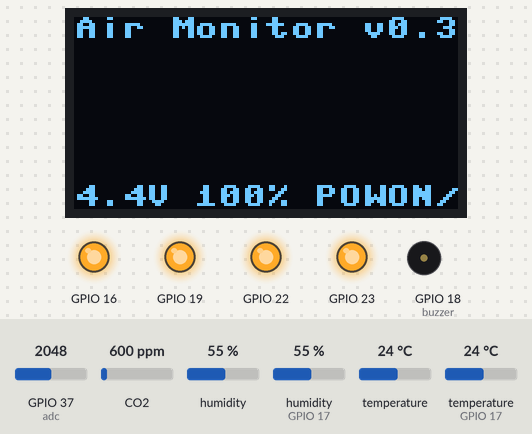
Recording of a program running on a simulated ESP32 board running MicroPython. Parts: 128×64 one-colour display, output pins drawn as LEDs (lit = HIGH), buzzer (waves = sounding). Inputs (shaded band) come from the test bench; at power-on: GPIO 37 (adc) = 2048, CO2 600 ppm, humidity (sensor on GPIO 17) 55 %, humidity 55 %, temperature 24 °C, temperature (sensor on GPIO 17) 24 °C (analog values on the 0–4095 scale). Library files of the repository ran but are not shown: ssd1306.py, pms5003.py, scd30.py.

Above: at 1.28 s.
1.3 s: GPIO 37 (adc) set to 1550
At 6.27 s:
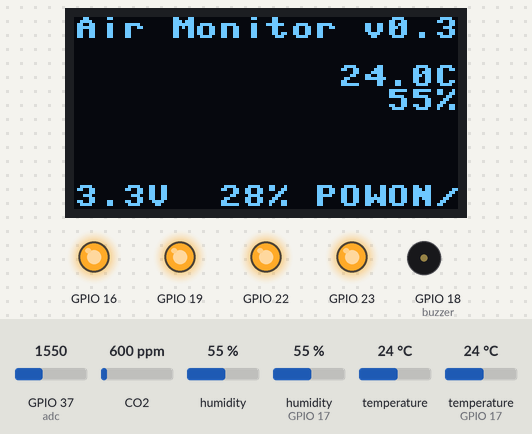
6.4 s: GPIO 37 (adc) set to 1432
At 10.43 s:
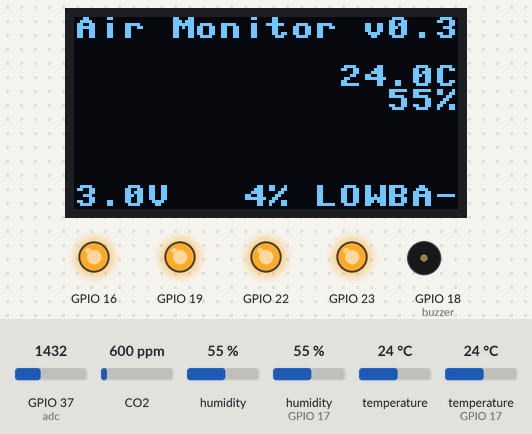
12.1 s: CO2 set to 452 ppm
At 14.58 s:
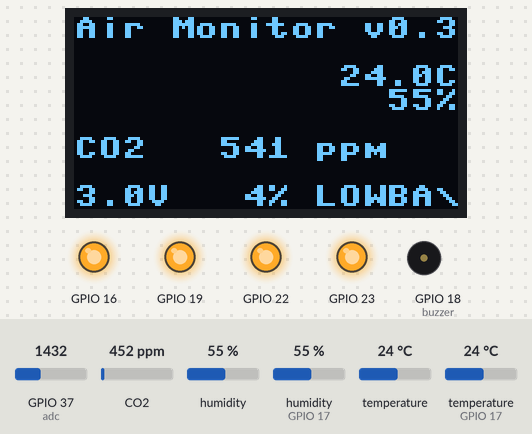
16.1 s: humidity (sensor on GPIO 17) set to 22 %
At 18.73 s:
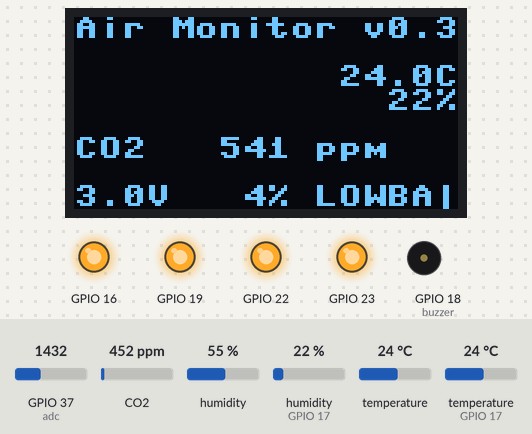
19.2 s: CO2 set to 1050 ppm
At 25.29 s:
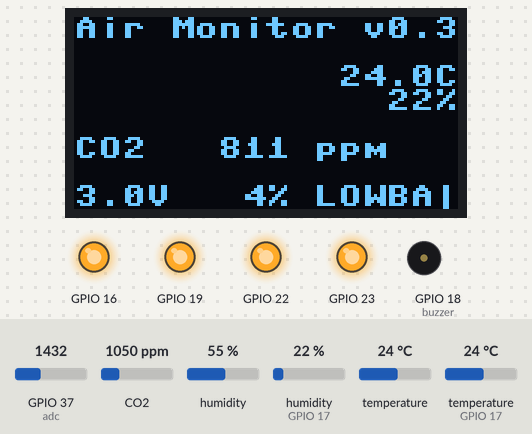
25.8 s: humidity (sensor on GPIO 17) set to 40 %
At 27.2 s:
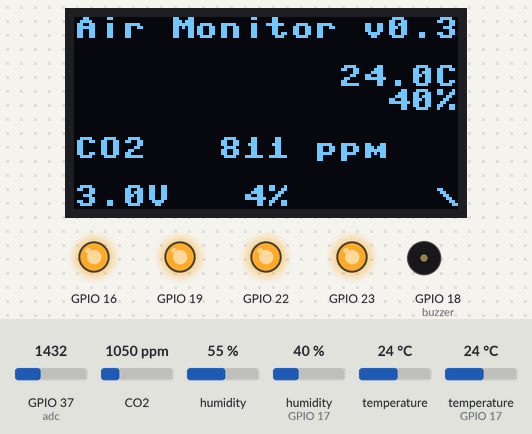
Timing chart, 0 to 28.8 s (numbered marks = the images above; inputs shaded):
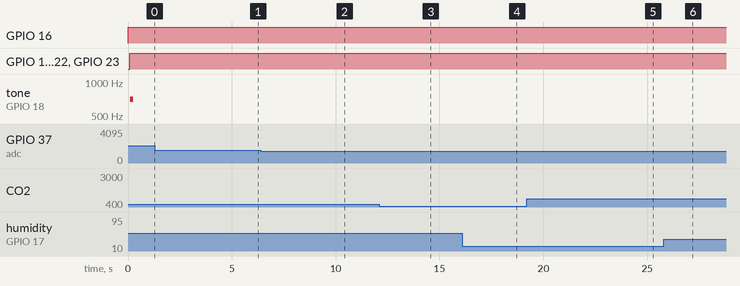

The program:

main.py
```python
"""
Air quality monitor in MicroPython using ESP32
"""
__author__ = 'Juerg Beringer'
__version__ = "0.3"

import math

import machine
import ssd1306
import dht
import uasyncio as asyncio
import pms5003
from scd30 import SCD30


# Configuration and display
smoke_corr_factor = 0.48
vbat_adccounts_per_V = 470
vbat_max = 4.05
vbat_min = 3.0
show_adc_counts = False


display_config = {
    # each entry is a triple (text,x_pos,y_pos), negative pos_x means right-aligned text
    'title': ('Air Monitor v%s' % __version__,0,0),
    'dht_temp': ('%4.1fC',-16,2),
    'dht_humidity': ('%3.0f%%',-16,3),
    'dewpoint': ('dew %4.1fC',-16,4),
    'aqi': ('AQI   %3.0f', 0,2),
    'aqismoke': ('Smoke %3.0f', 0,3),
    'pms_25': ('%3i ug/m3',0,6),
    'pms': ('%3i / %3i ug/m3',0,4),
    'co2': ('CO2 %5.0f ppm',0,5),
    'vbat': ('%3.1fV %3i%%',0,7),
    'msg': ('%-6s', 10, 7),
    'adc': ('adc %i',0,6),
    'debug': ('debug %i/%i',-16,7)
}

rgb_colors = {
    # each entry is a tuple (red, green, blue, blink flag) with colors in [0,255] and blink flag = false/true
    'b': (0, 0, 0, False),
    'g': (0, 100, 0, False),
    'y': (100, 100, 0, False),
    'o': (120, 20, 0, False),
    'r': (150, 0, 0, False),
    'p': (120, 0, 80, True),
    'm': (50, 0, 20, True)
}


def aqi(concentration):
    """Convert PM 2.5 concentration to AQI."""
    if concentration <= 12.:
        return round(4.1667 * concentration)
    elif concentration <= 35.4:
        return round(2.1030 * (concentration - 12.1) + 51.)
    elif concentration <= 55.4:
        return round(2.4623 * (concentration - 35.5) + 101.)
    elif concentration <= 150.4:
        return round(0.5163 * (concentration - 55.5) + 151.)
    elif concentration <= 250.4:
        return round(0.9910 * (concentration - 150.5) + 201.)
    elif concentration <= 500.4:
        return round(0.7963 * (concentration - 250.5) + 301.)
    else:
        return 999.


def aqilevel(aqi):
    """Return AQI level (g,y,o,r,p,m)."""
    aqi = int(aqi)
    if aqi <= 50:
        return 'g'
    elif aqi <= 100:
        return 'y'
    elif aqi <= 150:
        return 'o'
    elif aqi <= 200:
        return 'r'
    elif aqi <= 300:
        return 'p'
    else:
        return 'm'


class Average:
    """Utility class to average measurements"""

    def __init__(self, n_samples = 3):
        self.n_samples = n_samples
        self.sum = 0.
        self.n_accumulated = 0
        self.last_average = None

    def fill(self, x):
        """Fill new value. Returns True if new average is available."""
        self.sum += x
        self.n_accumulated += 1
        if self.n_accumulated == self.n_samples:
            self.last_average = self.sum / self.n_accumulated
            self.sum = 0.
            self.n_accumulated = 0
            return True
        else:
            return False

    def average(self):
        return self.last_average


class Display:
    """Utility class to display data on SSD1306 display."""

    def __init__(self, scl_pin, sda_pin, out_pin):
        self.i2c = machine.I2C(0, scl=machine.Pin(scl_pin), sda=machine.Pin(sda_pin))
        self.pin = machine.Pin(out_pin, machine.Pin.OUT)
        self.pin.value(0)  # set low to reset OLED
        self.pin.value(1)  # while OLED is running, must set high
        self.oled = ssd1306.SSD1306_I2C(128, 64, self.i2c)
        self.oled.fill(0)  # erase screen to black

    def write(self, text, posX, posY):
        """Write text to OLED display (assuming 8x8 font).

        Negative posX means right-aligned text."""
        if posX<0:
           posX = -posX-len(text)
        self.oled.fill_rect(posX * 8, posY * 8, len(text) * 8, 8, 0)
        self.oled.text(text, posX * 8, posY * 8)
        self.oled.show()

    def show(self, what, *values):
        """Show value on oled display as configured in global display_config dict."""
        fmt = display_config[what]
        if values is None:
            self.write(*fmt)
        else:
            self.write(fmt[0] % values, fmt[1], fmt[2])


class RGBLed:

    def __init__(self, red_pin, green_pin, blue_pin, blink_delay=500, brightness=0.2):
        self.red = machine.PWM(machine.Pin(red_pin),freq=1000)
        self.green = machine.PWM(machine.Pin(green_pin),freq=1000)
        self.blue = machine.PWM(machine.Pin(blue_pin),freq=1000)
        self.blink_delay = blink_delay
        self.blinking = False
        self.brightness = brightness
        self.set_color('b')
        asyncio.create_task(self._run())

    def set_channel(self, pin, value):
        """Set LED color value to brightness between 0 and 255."""
        if value>255:
            value = 255
        if value<0:
            value = 0
        value = 255 - value*self.brightness    # convert for common anode LED
        v = int(value/255.*1023.)
        pin.duty(v)

    def set_rgb(self, r, g, b):
        self.set_channel(self.red,r)
        self.set_channel(self.green,g)
        self.set_channel(self.blue,b)
        self.on = (r>0) or (b>0) or (g>0)

    def set_color(self, color):
        self.color = color
        v = rgb_colors[color]
        self.set_rgb(v[0],v[1],v[2])
        self.blinking = v[3]

    async def _run(self):
        while True:
            await asyncio.sleep_ms(self.blink_delay)
            if self.blinking:
                if self.on:
                    self.set_rgb(0,0,0)
                else:
                    v = rgb_colors[self.color]
                    self.set_rgb(v[0], v[1], v[2])


class Buzzer:
    """Control alarm buzzer."""

    def __init__(self, buzzer_pin):
        self.buzzer = machine.PWM(machine.Pin(buzzer_pin))
        self.buzzer.duty(0)
        self.freq = None
        self.duration = None
        self.pause = None
        self.remaining_beeps = 0
        self.alarm(no_of_beeps=1)
        asyncio.create_task(self._run())

    def alarm(self, freq=700, duration=140, pause=30, no_of_beeps=60):
        self.freq = freq
        self.duration = duration
        self.pause = pause
        self.remaining_beeps = no_of_beeps

    async def _run(self):
        while True:
            if self.remaining_beeps>0:
                # The following is not super precise ...
                self.buzzer.freq(self.freq)
                self.buzzer.duty(512)
                await asyncio.sleep_ms(self.duration)
                self.buzzer.duty(0)
                self.remaining_beeps -= 1
                await asyncio.sleep_ms(self.pause)
            else:
                await asyncio.sleep_ms(2000)


class DHTSensor:
    """Asynchronous measurement and display of temperature and humidity with DHT22 sensor."""

    def __init__(self, display, dhtPin, interval=2000):
        self.display = display
        self.sensor = dht.DHT22(machine.Pin(dhtPin))
        self.interval = max(interval,2000)    # measurement interval in ms
        self.temperature = 0.
        self.humidity = 0.
        self.dewpoint = 0.
        self.n_measurements = 0
        asyncio.create_task(self._run())

    async def _run(self):
        while True:
            await asyncio.sleep_ms(self.interval)
            self.sensor.measure()
            self.temperature = self.sensor.temperature()
            self.humidity = self.sensor.humidity()
            alpha = math.log(self.humidity/100.)+17.62*self.temperature/(243.12+self.temperature)
            self.dewpoint = 243.12*alpha/(17.62-alpha)
            self.display.show('dht_temp', self.temperature)
            self.display.show('dht_humidity', self.humidity)
            # self.display.show('dewpoint', self.dewpoint)
            self.n_measurements += 1

            # Temporary
            #f = open('dht.log','a')
            #f.write('%4.1fC   %4.1f%%   %4.1fC\n' % (self.temperature, self.humidity, self.dewpoint))
            #f.close()


class PMSSensor:
    """PMS5003 particle concentration sensor."""

    def __init__(self, display, buzzer, led, to_pms_pin, from_pms_pin):
        self.display = display
        self.led = led
        self.aqi = None
        self.aqismoke = None
        self.aqilevel = None
        self.alarm_enable_threshold = 80    # alarm thresholds specified in terms of smoke AQI
        self.alarm_disable_threshold = 50
        self.alarm_on = False
        self.uart = machine.UART(1, tx=to_pms_pin, rx=from_pms_pin, baudrate=9600)
        self.pm = pms5003.PMS5003(self.uart)  # active mode, measurement every few seconds
        self.pm.registerCallback(self.show)

    def show(self):
        self.aqi = aqi(self.pm.pm25_env)
        self.aqismoke = aqi(self.pm.pm25_env*smoke_corr_factor)
        self.aqilevel = aqilevel(self.aqismoke)
        self.display.show('aqi', self.aqi)
        self.display.show('aqismoke', self.aqismoke)
        #self.display.show('pms_25', self.pm.pm25_env)
        self.display.show('pms', self.pm.pm10_env, self.pm.pm25_env)
        self.led.set_color(self.aqilevel)
        if self.aqismoke>=self.alarm_enable_threshold and not self.alarm_on:
            self.alarm_on = True
            buzzer.alarm()
        if self.aqismoke<=self.alarm_disable_threshold and self.alarm_on:
            self.alarm_on = False

class CO2Sensor:

    def __init__(self, display, interval=1800):
        self.display = display
        self.interval = interval
        self.scd30 = SCD30(display.i2c, 0x61)
        self.avg = Average(5)
        asyncio.create_task(self._run())

    async def _run(self):
        await asyncio.sleep_ms(4000)
        while True:
            while self.scd30.get_status_ready() != 1:
                await asyncio.sleep_ms(200)
            (self.co2, self.temperature, self.humidity) = self.scd30.read_measurement()
            if self.avg.fill(self.co2):
                self.display.show('co2', self.avg.average())
            await asyncio.sleep_ms(self.interval)


class BatteryMonitor:

    def __init__(self, display, interval=5000):
        self.display = display
        self.interval = interval
        self.adc = machine.ADC(machine.Pin(37))
        self.adc.atten(machine.ADC.ATTN_11DB)
        self.lowbat = False
        asyncio.create_task(self._run())

    async def _run(self):
        while True:
            raw = self.adc.read()
            if show_adc_counts:
                self.display.show('adc', raw)
            vbat = raw/vbat_adccounts_per_V
            vbatrel = round(100.*(vbat-vbat_min)/(vbat_max-vbat_min),0)
            vbatrel = min(max(vbatrel,0),100)
            self.display.show('vbat', round(vbat,1), vbatrel)
            if vbatrel<20:
                self.display.show('msg', 'LOWBAT')
                self.lowbat = True
            elif self.lowbat:
                self.lowbat = False
                self.display.show('msg', ' ')
            # FIXME: put board to sleep if vbatrel<5
            await asyncio.sleep_ms(self.interval)


def set_global_exception():
    """Global exception handler to abort on unhandled exception."""
    def handle_exception(loop, context):
        import sys
        sys.print_exception(context["exception"])
        sys.exit()
    loop = asyncio.get_event_loop()
    loop.set_exception_handler(handle_exception)


async def main():
    """Main routine creating sensors and showing heartbeat."""
    set_global_exception()
    # Enable Vext (set GPIO21 to low)
    # WARNING: HiLetgo board can be damaged if GPIO21 is high while ADC on GPIO37 is enabled!
    #          If you switch GPIO21 on, ie Vext off, make sure to first disable battery monitoring ADC.
    vextCtrl = machine.Pin(21, machine.Pin.OUT, value=0)
    global display
    display = Display(15,4,16)
    display.show('title')
    display.show('msg', 'POWON')
    global rgb_led
    rgb_led = RGBLed(23, 19, 22)
    global buzzer
    buzzer = Buzzer(18)
    global dht_sensor
    dht_sensor = DHTSensor(display,17)
    global pms_sensor
    pms_sensor = PMSSensor(display,buzzer,rgb_led,12,27)
    global co2_sensor
    co2_sensor = CO2Sensor(display)
    global battery_monitor
    battery_monitor = BatteryMonitor(display)

    global n_heartbeat
    n_heartbeat = 0
    delay = 100
    pos_x = 15
    pos_y = 7
    while True:
        #display.show('debug', (dht_sensor.n_measurements, n_heartbeat))
        if n_heartbeat == 53:
            display.show('msg', ' ')   # clear startup msg once all info is shown
        display.write('|',pos_x, pos_y)
        await asyncio.sleep_ms(delay)
        display.write('/', pos_x, pos_y)
        await asyncio.sleep_ms(delay)
        display.write('-', pos_x, pos_y)
        await asyncio.sleep_ms(delay)
        display.write('\\', pos_x, pos_y)
        await asyncio.sleep_ms(delay)
        n_heartbeat += 1


if __name__ == '__main__':
    asyncio.run(main())
    # For debugging: comment out line above and uncomment lines below, then run asyncio.run(main()) from REPL
    #pms5003.set_debug(True)
    #pms5003.WAIT_AFTER_WAKEUP = 30
    pass
```

Measured:
- the behaviour switches between 1507 and 1506 on GPIO 37 (adc) (found by bisection; images 1 and 2)
- after the input at 6.4 s, the display: first differs from a run without the input after 3.8 s (image 2 shows a later state)
